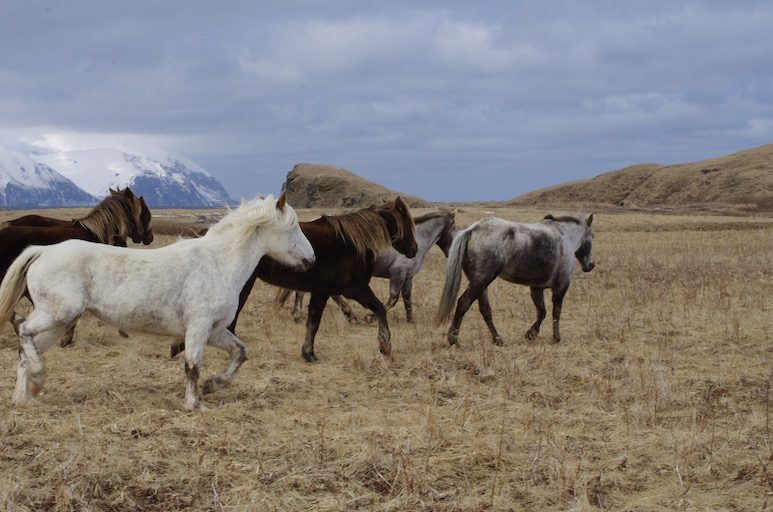
#> input picture yolov7/inference/images/horses.jpg, 773 x 512 px
$ python -i gmc.py   (imports and definitions only)
#> lines starting #> are read from the running program, lines starting #| are printed output that depends on the picture
#> further down, picture is the input picture: shape (512, 773, 3); mean B, G, R 125.2, 128.2, 133.3
import cv2
import matplotlib.pyplot as plt
import numpy as np
import copy


class GMC:
    def __init__(self, method='orb', downscale=2, verbose=None):
        super(GMC, self).__init__()

        self.method = method
        self.downscale = max(1, int(downscale))

        if self.method == 'orb':
            self.detector = cv2.FastFeatureDetector_create(20)
            self.extractor = cv2.ORB_create()
            self.matcher = cv2.BFMatcher(cv2.NORM_HAMMING)

        elif self.method == 'sift':
            self.detector = cv2.SIFT_create(nOctaveLayers=3, contrastThreshold=0.02, edgeThreshold=20)
            self.extractor = cv2.SIFT_create(nOctaveLayers=3, contrastThreshold=0.02, edgeThreshold=20)
            self.matcher = cv2.BFMatcher(cv2.NORM_L2)

        elif self.method == 'ecc':
            number_of_iterations = 5000
            termination_eps = 1e-6
            self.warp_mode = cv2.MOTION_EUCLIDEAN
            self.criteria = (cv2.TERM_CRITERIA_EPS | cv2.TERM_CRITERIA_COUNT, number_of_iterations, termination_eps)

        elif self.method == 'file' or self.method == 'files':
            seqName = verbose[0]
            ablation = verbose[1]
            if ablation:
                filePath = r'tracker/GMC_files/MOT17_ablation'
            else:
                filePath = r'tracker/GMC_files/MOTChallenge'

            if '-FRCNN' in seqName:
                seqName = seqName[:-6]
            elif '-DPM' in seqName:
                seqName = seqName[:-4]
            elif '-SDP' in seqName:
                seqName = seqName[:-4]

            self.gmcFile = open(filePath + "/GMC-" + seqName + ".txt", 'r')

            if self.gmcFile is None:
                raise ValueError("Error: Unable to open GMC file in directory:" + filePath)
        elif self.method == 'none' or self.method == 'None':
            self.method = 'none'
        else:
            raise ValueError("Error: Unknown CMC method:" + method)

        self.prevFrame = None
        self.prevKeyPoints = None
        self.prevDescriptors = None

        self.initializedFirstFrame = False

    def apply(self, raw_frame, detections=None):
        if self.method == 'orb' or self.method == 'sift':
            return self.applyFeaures(raw_frame, detections)
        elif self.method == 'ecc':
            return self.applyEcc(raw_frame, detections)
        elif self.method == 'file':
            return self.applyFile(raw_frame, detections)
        elif self.method == 'none':
            return np.eye(2, 3)
        else:
            return np.eye(2, 3)

    # [32 lines left out: function applyEcc, not called in this run]

    def applyFeaures(self, raw_frame, detections=None):

        # Initialize
        height, width, _ = raw_frame.shape
#> height = 512; width = 773
        frame = cv2.cvtColor(raw_frame, cv2.COLOR_BGR2GRAY)
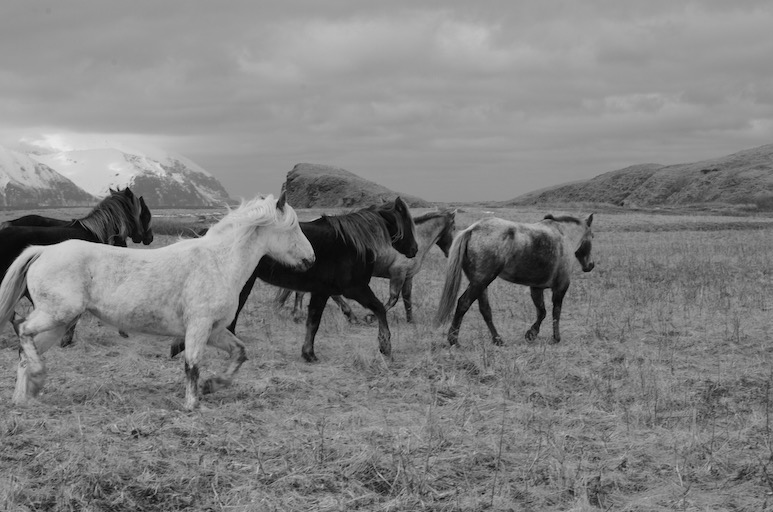
#> frame: shape (512, 773); min 0, max 234, mean 129.4
        H = np.eye(2, 3)

        # Downscale image (TODO: consider using pyramids)
        if self.downscale > 1.0:
            # frame = cv2.GaussianBlur(frame, (3, 3), 1.5)
            frame = cv2.resize(frame, (width // self.downscale, height // self.downscale))
#> frame: shape (256, 386)
            width = width // self.downscale
#> width = 386
            height = height // self.downscale
#> height = 256

        # find the keypoints
        mask = np.zeros_like(frame)
        # mask[int(0.05 * height): int(0.95 * height), int(0.05 * width): int(0.95 * width)] = 255
        mask[int(0.02 * height): int(0.98 * height), int(0.02 * width): int(0.98 * width)] = 255
        if detections is not None:
            for det in detections:
                tlbr = (det[:4] / self.downscale).astype(np.int_)
                mask[tlbr[1]:tlbr[3], tlbr[0]:tlbr[2]] = 0

        keypoints = self.detector.detect(frame, mask)
#> keypoints = 1438 keypoints; strongest (x, y, size): (138, 102, 7), (55, 95, 7), (128, 140, 7), (91, 174, 7)

        # compute the descriptors
        keypoints, descriptors = self.extractor.compute(frame, keypoints)
#> keypoints = 955 keypoints; strongest (x, y, size): (138, 102, 7), (55, 95, 7), (128, 140, 7), (91, 174, 7)

        # Handle first frame
        if not self.initializedFirstFrame:
            # Initialize data
            self.prevFrame = frame.copy()
            self.prevKeyPoints = copy.copy(keypoints)
#> self.prevKeyPoints has the same summary as keypoints
            self.prevDescriptors = copy.copy(descriptors)
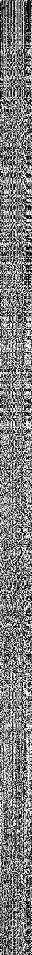
#> self.prevDescriptors: shape (955, 32); min 0, max 255, mean 125.2

            # Initialization done
            self.initializedFirstFrame = True

            return H

        # Match descriptors.
        knnMatches = self.matcher.knnMatch(self.prevDescriptors, descriptors, 2)

        # Filtered matches based on smallest spatial distance
        matches = []
        spatialDistances = []

        maxSpatialDistance = 0.25 * np.array([width, height])

        # Handle empty matches case
        if len(knnMatches) == 0:
            # Store to next iteration
            self.prevFrame = frame.copy()
            self.prevKeyPoints = copy.copy(keypoints)
            self.prevDescriptors = copy.copy(descriptors)

            return H

        for m, n in knnMatches:
            if m.distance < 0.9 * n.distance:
                prevKeyPointLocation = self.prevKeyPoints[m.queryIdx].pt
                currKeyPointLocation = keypoints[m.trainIdx].pt

                spatialDistance = (prevKeyPointLocation[0] - currKeyPointLocation[0],
                                   prevKeyPointLocation[1] - currKeyPointLocation[1])

                if (np.abs(spatialDistance[0]) < maxSpatialDistance[0]) and \
                        (np.abs(spatialDistance[1]) < maxSpatialDistance[1]):
                    spatialDistances.append(spatialDistance)
                    matches.append(m)

        meanSpatialDistances = np.mean(spatialDistances, 0)
        stdSpatialDistances = np.std(spatialDistances, 0)

        inliesrs = (spatialDistances - meanSpatialDistances) < 2.5 * stdSpatialDistances

        goodMatches = []
        prevPoints = []
        currPoints = []
        for i in range(len(matches)):
            if inliesrs[i, 0] and inliesrs[i, 1]:
                goodMatches.append(matches[i])
                prevPoints.append(self.prevKeyPoints[matches[i].queryIdx].pt)
                currPoints.append(keypoints[matches[i].trainIdx].pt)

        prevPoints = np.array(prevPoints)
        currPoints = np.array(currPoints)

        # Draw the keypoint matches on the output image
        if 0:
            matches_img = np.hstack((self.prevFrame, frame))
            matches_img = cv2.cvtColor(matches_img, cv2.COLOR_GRAY2BGR)
            W = np.size(self.prevFrame, 1)
            for m in goodMatches:
                prev_pt = np.array(self.prevKeyPoints[m.queryIdx].pt, dtype=np.int_)
                curr_pt = np.array(keypoints[m.trainIdx].pt, dtype=np.int_)
                curr_pt[0] += W
                color = np.random.randint(0, 255, (3,))
                color = (int(color[0]), int(color[1]), int(color[2]))

                matches_img = cv2.line(matches_img, prev_pt, curr_pt, tuple(color), 1, cv2.LINE_AA)
                matches_img = cv2.circle(matches_img, prev_pt, 2, tuple(color), -1)
                matches_img = cv2.circle(matches_img, curr_pt, 2, tuple(color), -1)

            plt.figure()
            plt.imshow(matches_img)
            plt.show()

        # Find rigid matrix
        if (np.size(prevPoints, 0) > 4) and (np.size(prevPoints, 0) == np.size(prevPoints, 0)):
            H, inliesrs = cv2.estimateAffinePartial2D(prevPoints, currPoints, cv2.RANSAC)

            # Handle downscale
            if self.downscale > 1.0:
                H[0, 2] *= self.downscale
                H[1, 2] *= self.downscale
        else:
            print('Warning: not enough matching points')

        # Store to next iteration
        self.prevFrame = frame.copy()
        self.prevKeyPoints = copy.copy(keypoints)
        self.prevDescriptors = copy.copy(descriptors)

        return H

    # [12 lines left out: function applyFile, not called in this run]

>>> import cv2
>>> picture = cv2.imread('../yolov7/inference/images/horses.jpg')
>>> result = GMC().apply(picture)
#> result = [[1, 0, 0], [0, 1, 0]]
